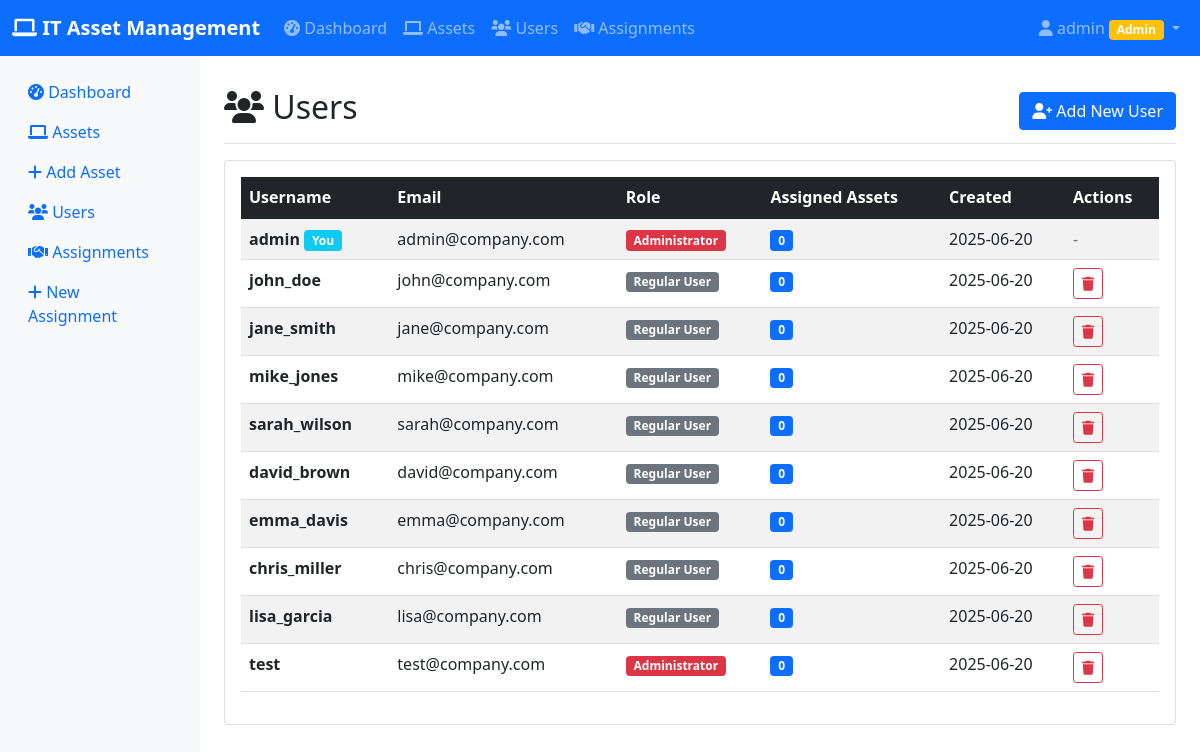
/users (signed in), run on an earlier commit of the app's database.
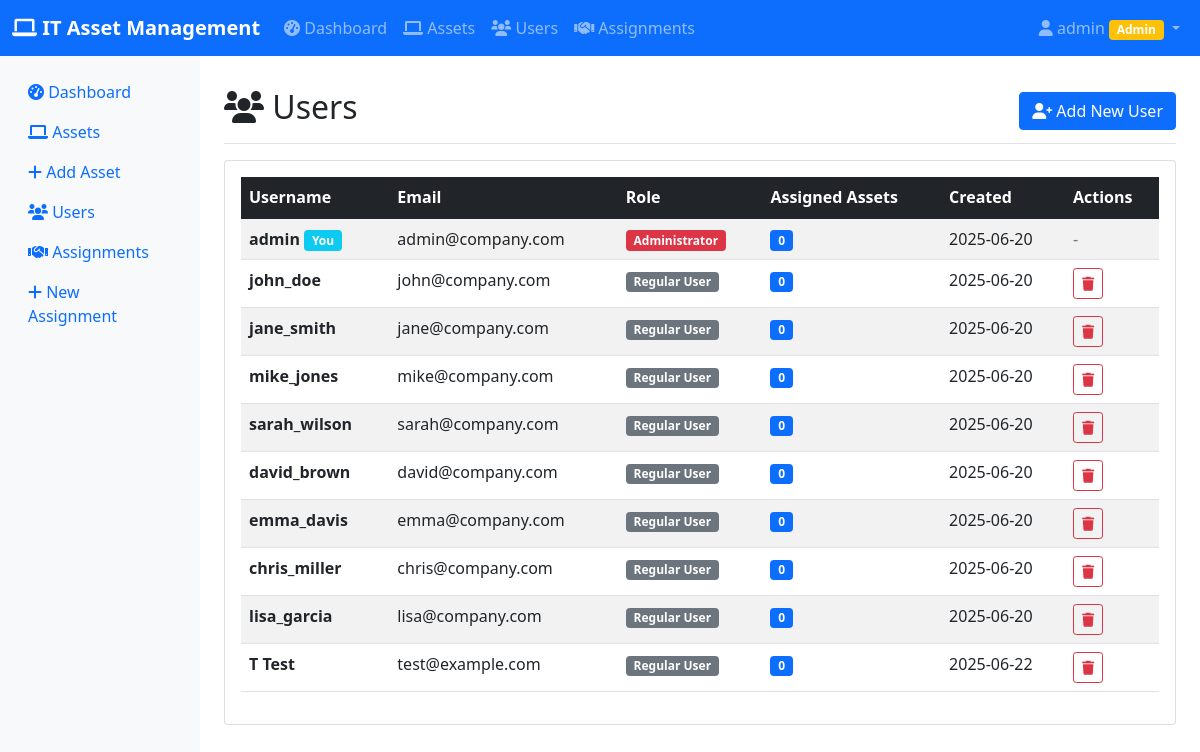
And on a later commit of the database.
### app.py (models this page shows, shortened)
class User(UserMixin, db.Model):
    __tablename__ = 'users'
    id = db.Column(db.Integer, primary_key=True)
    username = db.Column(db.String(80), unique=True, nullable=False, index=True)
    email = db.Column(db.String(120), unique=True, nullable=False, index=True)
    password_hash = db.Column(db.String(255), nullable=False)
    role = db.Column(db.String(20), nullable=False, default='regular')  # 'admin' or 'regular'
    created_at = db.Column(db.DateTime, default=datetime.utcnow)
    assignments = db.relationship('Assignment', backref='assigned_user', lazy=True)
    def is_admin(self):
        return self.role == 'admin'

### app.py (the view)
@app.route('/users')
@login_required
def users():
    page = request.args.get('page', 1, type=int)
    users = User.query.paginate(
        page=page, per_page=10, error_out=False
    )
    return render_template('users.html', users=users)

### app.py (called while the page is built)
@login_manager.user_loader
def load_user(user_id):
    return User.query.get(int(user_id))

### templates/users.html (shortened to what this page needs)
{% extends "base.html" %}
{% block content %}
<div class="d-flex justify-content-between flex-wrap flex-md-nowrap align-items-center pt-3 pb-2 mb-3 border-bottom">
    <h1 class="h2"><i class="fas fa-users"></i> Users</h1>
    <div class="btn-toolbar mb-2 mb-md-0">
        <a href="{{ url_for('create_user') }}" class="btn btn-primary">
            <i class="fas fa-user-plus"></i> Add New User
        </a>
    </div>
</div>
<div class="card">
    <div class="card-body">
        {% if users.items %}
        <div class="table-responsive">
            <table class="table table-striped table-hover">
                <thead class="table-dark">
                    <tr>
                        <th>Username</th>
                        <th>Email</th>
                        <th>Role</th>
                        <th>Assigned Assets</th>
                        <th>Created</th>
                        <th>Actions</th>
                    </tr>
                </thead>
                <tbody>
                    {% for user in users.items %}
                    <tr>
                        <td>
                            <strong>{{ user.username }}</strong>
                            {% if user.id == current_user.id %}
                                <span class="badge bg-info">You</span>
                            {% endif %}
                        </td>
                        <td>{{ user.email }}</td>
                        <td>
                            {% if user.role == 'admin' %}
                                <span class="badge bg-danger">Administrator</span>
                            {% else %}
                                <span class="badge bg-secondary">Regular User</span>
                            {% endif %}
                        </td>
                        <td>
                            <span class="badge bg-primary">{{ user.assigned_assets|length }}</span>
                        </td>
                        <td>{{ user.created_at.strftime('%Y-%m-%d') }}</td>
                        <td class="table-actions">
                            {% if current_user.is_admin() and user.id != current_user.id %}
                            <form method="POST" action="{{ url_for('delete_user', id=user.id) }}" class="d-inline" onsubmit="return confirmDelete('user')">
                                <button type="submit" class="btn btn-sm btn-outline-danger">
                                    <i class="fas fa-trash"></i>
                                </button>
                            </form>
                            {% else %}
                                <span class="text-muted">-</span>
                            {% endif %}
                        </td>
                    </tr>
                    {% endfor %}
                </tbody>
            </table>
        </div>
        {% endif %}
    </div>
</div>
{% endblock %}

### templates/base.html (shortened to what the changed rows need)
<!DOCTYPE html>
<html lang="en">
<head>
    <link href="https://cdn.jsdelivr.net/npm/bootstrap@5.1.3/dist/css/bootstrap.min.css" rel="stylesheet">
    <link href="https://cdnjs.cloudflare.com/ajax/libs/font-awesome/6.0.0/css/all.min.css" rel="stylesheet">
</head>
<body>
    <nav class="navbar navbar-expand-lg navbar-dark bg-primary">
        <div class="container-fluid">
            {% if current_user.is_authenticated %}
            <div class="collapse navbar-collapse" id="navbarNav">
                <ul class="navbar-nav me-auto">
                    <li class="nav-item">
                        <a class="nav-link" href="{{ url_for('index') }}">
                            <i class="fas fa-tachometer-alt"></i> Dashboard
                        </a>
                    </li>
                    <li class="nav-item">
                        <a class="nav-link" href="{{ url_for('assets') }}">
                            <i class="fas fa-laptop"></i> Assets
                        </a>
                    </li>
                    <li class="nav-item">
                        <a class="nav-link" href="{{ url_for('users') }}">
                            <i class="fas fa-users"></i> Users
                        </a>
                    </li>
                    <li class="nav-item">
                        <a class="nav-link" href="{{ url_for('assignments') }}">
                            <i class="fas fa-handshake"></i> Assignments
                        </a>
                    </li>
                </ul>
                <ul class="navbar-nav">
                    <li class="nav-item dropdown">
                        <a class="nav-link dropdown-toggle" href="#" id="navbarDropdown" role="button" data-bs-toggle="dropdown">
                            <i class="fas fa-user"></i> {{ current_user.username }}
                            {% if current_user.is_admin() %}
                                <span class="badge bg-warning">Admin</span>
                            {% endif %}
                        </a>
                    </li>
                </ul>
            </div>
            {% endif %}
        </div>
    </nav>
    <div class="container-fluid">
        <div class="row">
            <main class="col-md-10 ms-sm-auto px-md-4 main-content">
                {% if current_user.is_authenticated %}
                <div class="pt-3">
                {% else %}
                <div class="pt-5">
                {% endif %}
                    {% block content %}{% endblock %}
                </div>
            </main>
        </div>
    </div>
</body>
</html>

What changed in the data, as far as the page shows it:
removed User: username "test", email "test@company.com", role "Administrator", assigned_assets|length "0", created_at "2025-06-20"
added User: username "T Test", email "test@example.com", role "Regular User", assigned_assets|length "0", created_at "2025-06-22"
